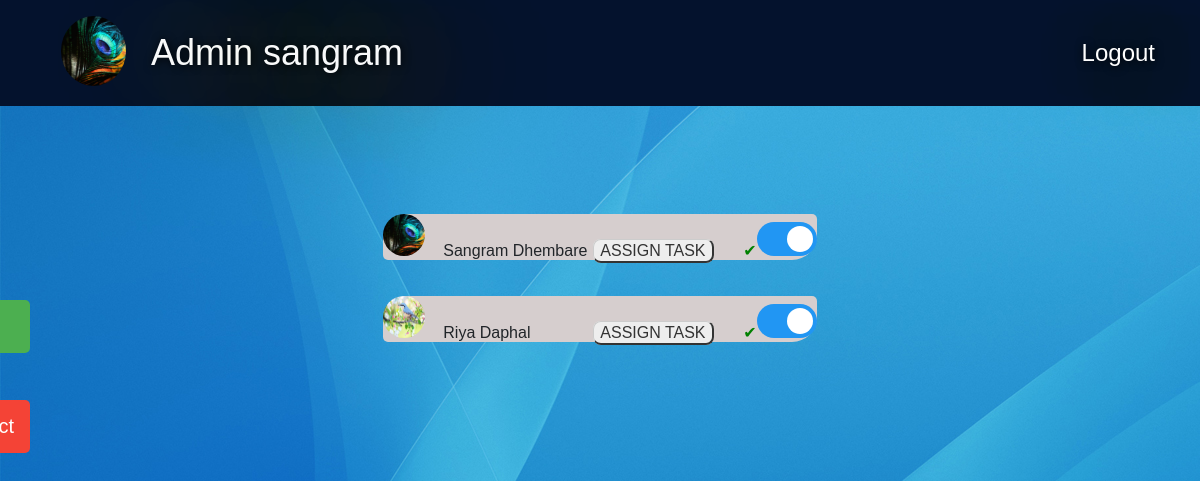
The page /Sentinal/admin/AllUsers.php (signed in) on the database its author committed.
### tables this page shows
CREATE TABLE `user` (
  `user_id` int(10) NOT NULL,
  `user_fname` varchar(50) NOT NULL,
  `user_lname` varchar(50) NOT NULL,
  `user_email` varchar(50) NOT NULL,
  `user_password` varchar(50) NOT NULL,
  `user_status` int(10) NOT NULL,
  `user_gender` varchar(10) NOT NULL,
  `user_image` text NOT NULL
);

### Sentinal/Classes/init.php (called while the page is built, shortened)
<?php
  class Operation extends Database
  {
  	public function selectAll($tableName)
  	{
  		$conn = $this->connect();
  		$sql = "SELECT * FROM $tableName ";
  		$result = $conn->query($sql);
  		return $result;
  	}
    public function select_with_condition($columns,$tableName,$whereConditon)
    {
       $conn = $this->connect();
       $column = implode(',', $columns);
       $sql = "SELECT $column FROM $tableName WHERE $whereConditon";
       $result = $conn->query($sql);
       return $result;
    }
  }
?>

### Sentinal/admin/AllUsers.php (the view, shortened to what this page needs)
<!DOCTYPE html>
<html>
<head>
   <link href="../css/smiletoggle.css" rel="stylesheet" type="text/css" media="all" />
    </head>
    <body bgcolor="#9ccef8">
     <?php
    include("html/AdminHeader.php");
    $result = $func->selectAll('user');
    ?>
    <br><br>
    <center><div id="field" class="field"><br><br>
        <?php
        if ($result->num_rows > 0)
        {
          while($row = $result->fetch_assoc()) {
            ?>
             <table>
        <col width="60">
        <col width="150">
        <col width="150">
            <tr>
             <td><a href="AdminUserDetails.php?user_id=<?php echo $row["user_id"]; ?>"><img src="<?php echo $row["user_image"];?> " alt="No Profile" width="42" height="42" style=" border-radius: 50%;"></a></td>
             <td align="center"><?php echo $row["user_fname"]." ".$row["user_lname"]; ?></td>
             <td><a href="TaskAssign.php?user_id=<?php echo $row["user_id"]; ?>" class="button">ASSIGN TASK</a></td>
             <?php if($row["user_status"]==1)
             { ?>
           <td style="color: green;"><?php echo "✔" ;?></td>
            <?php }  else
            {
            ?>
              <td style="color: red;"><?php echo "✘" ;?></td>
            <?php } ?>
            <td>
              <label class="switch">
                <span class="slider round"></span></label>
              </td>
            <br>
          </tr><br></table>
          <?php
        }
      }
      else
      {
        echo "<h2>No Registered User</h2>";
      }
      ?>
  </div></center>
</body>
</html>

### Sentinal/admin/html/AdminHeader.php (shortened to what this page needs)
<link href="//maxcdn.bootstrapcdn.com/bootstrap/4.0.0/css/bootstrap.min.css" rel="stylesheet" id="bootstrap-css">
<!DOCTYPE html>
<html lang="en">
  <head>
    <link rel="stylesheet" href="https://maxcdn.bootstrapcdn.com/bootstrap/4.0.0-beta/css/bootstrap.min.css">
    <link rel="stylesheet" type="text/css" href="css/style.css">
  </head>
  <body>
    <?php
        require '../Classes/init.php';
        $func = new Operation();
        $imagePath="";
        $myId=$_SESSION['admin_id'];
         $result = $func->select_with_condition(array('*'),'admin',"admin_id = '".$myId."'");
         while($row = $result->fetch_assoc())
         {
          $imagePath=$row["admin_image"];
          $fname=$row['admin_name'];
        }
  ?>
    <header>
       <nav class="navbar navbar-expand-lg navbar-light text-light py-3 main-nav" style="background-color:rgb(4, 18, 45);">
          <div class="container">
            <a class="navbar-brand" href="index.html">  <a href="AdminHome.php" class="logo"><img src="<?php echo "$imagePath";?>" style="border-radius:50%; margin-right: 25px;height: 70px;width: 65px;" ></a></a>
              <a class="name" ><?php echo "Admin  ". $fname; ?> </a>
              <div class="collapse navbar-collapse " id="navbarSupportedContent">
                <ul class="navbar-nav ml-auto">
                  <li class="nav-item">
                    <form>
                      <a class="logout" href="../Logout.php">Logout</a></form>
                  </li>
                </ul>
              </div>
          </div>
        </nav>
    </header>
  </body>
</html>

### Sentinal/css/style.css (style rules this page uses)
html,body,div,span,applet,object,iframe,h1,h2,h3,h4,h5,h6,p,blockquote,pre,a,abbr,acronym,address,big,cite,code,del,dfn,em,img,ins,kbd,q,s,samp,small,strike,strong,sub,sup,tt,var,b,u,i,dl,dt,dd,ol,nav ul,nav li,fieldset,form,label,legend,table,caption,tbody,tfoot,thead,tr,th,td,article,aside,canvas,details,embed,figure,figcaption,footer,header,hgroup,menu,nav,output,ruby,section,summary,time,mark,audio,video { margin:0;padding:0;border:0;font-size:100%;font:inherit;vertical-align:baseline; }
article, aside, details, figcaption, figure,footer, header, hgroup, menu, nav, section { display: block; }
ol,ul { list-style:none;margin:0px;padding:0px; }
table { border-collapse:collapse;border-spacing:0; }
a { text-decoration:none; }
img { max-width:100%; }
body { font-family: 'Hind', sans-serif; }
a { color: white; margin: 0em; }
.switch { position: relative; display: inline-block; width: 60px; height: 34px; }
.slider { position: absolute; cursor: pointer; top: 0; left: 0; right: 0; bottom: 0; background-color: #ccc; -webkit-transition: .4s; transition: .4s; }
.slider:before { position: absolute; content: ""; height: 26px; width: 26px; left: 4px; bottom: 4px; background-color: white; -webkit-transition: .4s; transition: .4s; }
input:checked + .slider { background-color: #2196F3; }
input:checked + .slider:before { -webkit-transform: translateX(26px); -ms-transform: translateX(26px); transform: translateX(26px); }
.slider.round { border-radius: 34px; }
.slider.round:before { border-radius: 50%; }

### Sentinal/admin/AllUsers.php (style rules this page uses)
body { background-image: url('../images/flies.jpg'); }
table { font-family: arial, sans-serif; border-collapse: collapse; }
td { text-align: left; padding: 8px; background-color: #d6cece; }
table tr td:first-child { border-top-left-radius: 25px; border-bottom-left-radius: 5px; }
table tr td:last-child { border-top-right-radius: 5px; border-bottom-right-radius: 25px; }
.button { border-radius: 8px; border: bold 17px Arial; text-decoration: none; background-color: #EEEEEE; color: #333333; padding: 2px 6px 2px 6px; border-top: 1px solid #CCCCCC; border-right: 2px solid #333333; border-bottom: 2px solid #333333; border-left: 1px solid #CCCCCC; }
div.field { width: 540px; height: 318px; overflow: auto; }
.switch { position: relative; display: inline-block; width: 60px; height: 34px; }
.slider { position: absolute; cursor: pointer; top: 0; left: 0; right: 0; bottom: 0; background-color: red; -webkit-transition: .4s; transition: .4s; }
.slider:before { position: absolute; content: ""; height: 26px; width: 26px; left: 4px; bottom: 4px; background-color: white; -webkit-transition: .4s; transition: .4s; }
input:checked + .slider { background-color: green; }
input:checked + .slider:before { -webkit-transform: translateX(26px); -ms-transform: translateX(26px); transform: translateX(26px); }
.slider.round { border-radius: 34px; }
.slider.round:before { border-radius: 50%; }

### Sentinal/admin/html/AdminHeader.php (style rules this page uses)
.name { font-family: sans-serif; color: white; text-shadow: 1px 1px 8px black, 1.5em .4em 10vw orange, 0 0 10vw gold; font-size: 03vw; }
.logout { font-family: sans-serif; color: white; text-shadow: 1px 1px 8px black, 1.5em .4em 10vw orange, 0 0 10vw gold; font-size: 02vw; }

### rows shown on the page
user: user_image (picture), user_fname "Sangram", user_lname "Dhembare"
user: user_image (picture), user_fname "Riya", user_lname "Daphal"

### other values the page prints
$fname "sangram"
